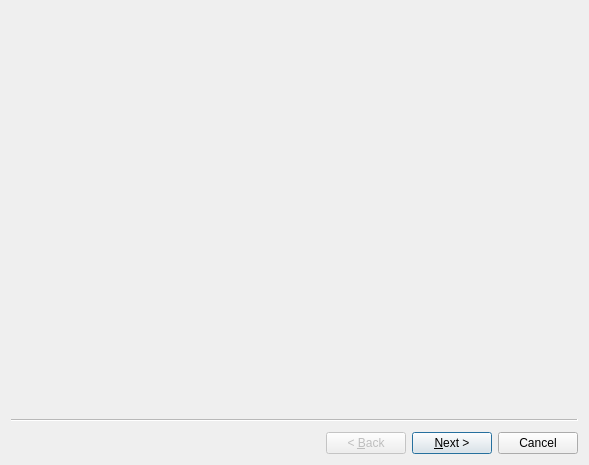
<?xml version="1.0" encoding="UTF-8"?>
<ui version="4.0">
 <class>KEndingBalanceDlg</class>
 <widget class="QWizard" name="KEndingBalanceDlg">
  <property name="geometry">
   <rect>
    <x>0</x>
    <y>0</y>
    <width>589</width>
    <height>465</height>
   </rect>
  </property>
  <property name="windowTitle">
   <string>Reconciliation Wizard</string>
  </property>
  <widget class="CheckingStartWizardPage" name="m_startPageCheckings"/>
  <widget class="PreviousPostponeWizardPage" name="m_pagePreviousPostpone"/>
  <widget class="CheckingStatementInfoWizardPage" name="m_statementInfoPageCheckings"/>
  <widget class="InterestChargeCheckingsWizardPage" name="m_interestChargeCheckings"/>
 </widget>
 <layoutdefault spacing="6" margin="11"/>
 <customwidgets>
  <customwidget>
   <class>CheckingStatementInfoWizardPage</class>
   <extends>QWizardPage</extends>
   <header>checkingstatementinfowizardpage.h</header>
   <container>1</container>
  </customwidget>
  <customwidget>
   <class>PreviousPostponeWizardPage</class>
   <extends>QWizardPage</extends>
   <header>previouspostponewizardpage.h</header>
   <container>1</container>
  </customwidget>
  <customwidget>
   <class>InterestChargeCheckingsWizardPage</class>
   <extends>QWizardPage</extends>
   <header>interestchargecheckingswizardpage.h</header>
   <container>1</container>
  </customwidget>
  <customwidget>
   <class>CheckingStartWizardPage</class>
   <extends>QWizardPage</extends>
   <header>checkingstartwizardpage.h</header>
   <container>1</container>
  </customwidget>
 </customwidgets>
 <resources/>
 <connections/>
</ui>
